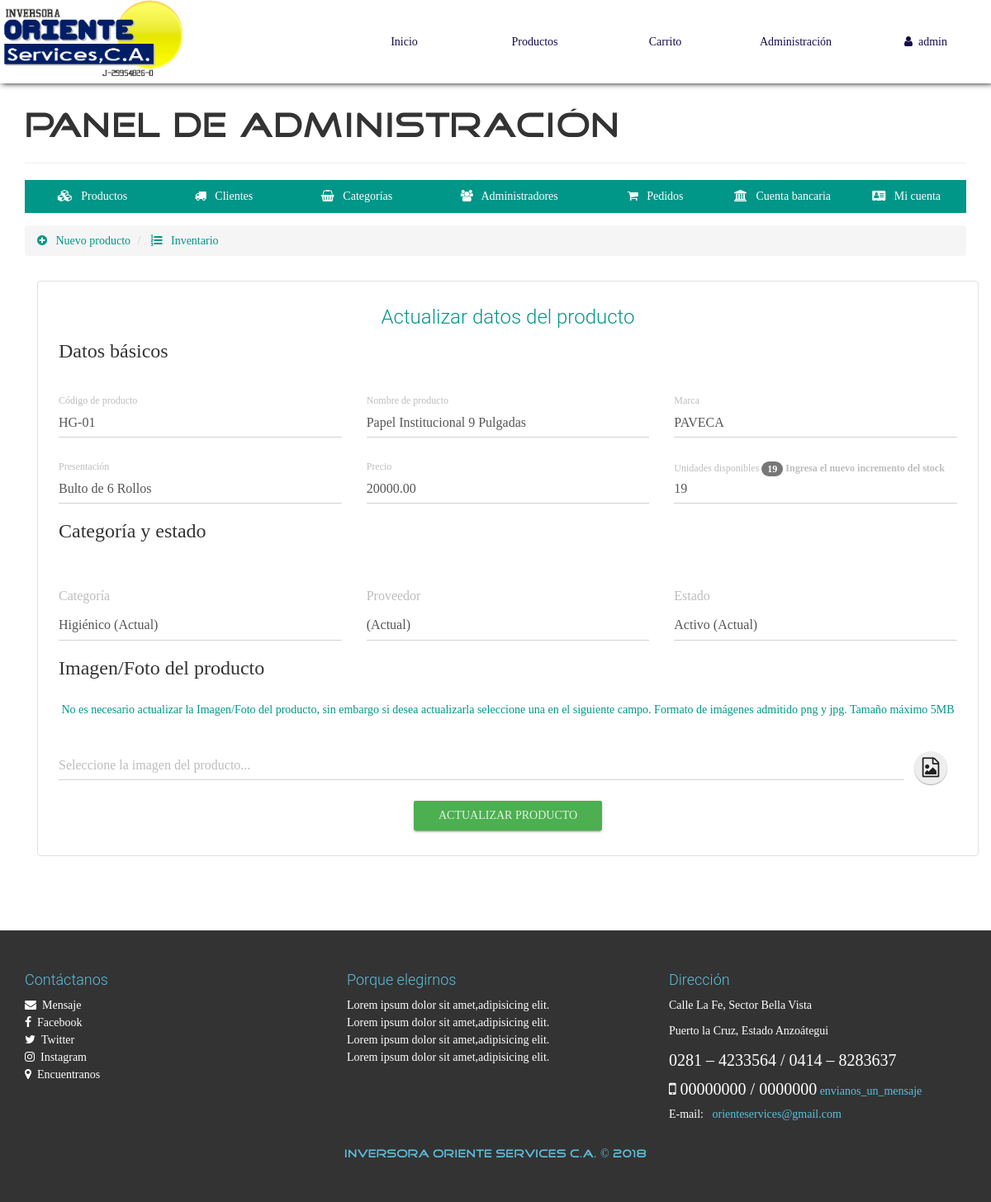
Screenshot of /configAdmin.php?view=productinfo&code=HG-01 (signed in) with the database file from the repository.
### tables this page shows
CREATE TABLE `producto` (
  `id` int(20) NOT NULL,
  `CodigoProd` varchar(30) NOT NULL,
  `NombreProd` varchar(30) NOT NULL,
  `CodigoCat` varchar(30) NOT NULL,
  `Precio` decimal(30,2) NOT NULL,
  `Descuento` int(2) NOT NULL,
  `Presentación` varchar(30) NOT NULL,
  `Marca` varchar(30) NOT NULL,
  `Stock` int(20) NOT NULL,
  `RIFProveedor` varchar(30) NOT NULL,
  `Imagen` varchar(150) NOT NULL,
  `Nombre` varchar(30) NOT NULL,
  `Estado` varchar(15) NOT NULL
);

### library/consulSQL.php (called while the page is built, shortened)
<?php
class ejecutarSQL {
    public static function conectar(){
        if(!$con=  mysqli_connect(SERVER,USER,PASS,BD)){
            echo "Error en el servidor, verifique sus datos";
        }
        mysqli_set_charset($con, "utf8");
        return $con;
    }
    public static function consultar($query) {
        if (!$consul = mysqli_query(ejecutarSQL::conectar(), $query)) {
            echo 'Error en la consulta SQL ejecutada';
        }
        return $consul;
    }
}

### admin/productinfo-view.php (the view, shortened to what this page needs)
<ul class="breadcrumb" style="margin-bottom: 5px;">
    <li>
        <a href="configAdmin.php?view=product">
            <i class="fa fa-plus-circle" aria-hidden="true"></i> &nbsp; Nuevo producto
        </a>
    </li>
    <li>
        <a href="configAdmin.php?view=productlist"><i class="fa fa-list-ol" aria-hidden="true"></i> &nbsp; Inventario</a>
    </li>
</ul>
<div class="container">
	<div class="row">
        <div class="col-xs-12">
            <div class="container-form-admin">
                <h3 class="text-primary text-center">Actualizar datos del producto</h3>
                <?php
                	$code=$_GET['code'];
                	$producto=ejecutarSQL::consultar("SELECT * FROM producto WHERE CodigoProd='$code'");
                	$prod=mysqli_fetch_array($producto, MYSQLI_ASSOC);
                ?>
                <form action="./process/updateProduct.php" method="POST" enctype="multipart/form-data" class="FormCatElec" data-form="update">
                    <div class="container-fluid">
                        <div class="row">
                            <div class="col-xs-12">
                                <legend>Datos básicos</legend>
                            </div>
                            <div class="col-xs-12 col-sm-6 col-md-4">
                              <div class="form-group label-floating">
                                <label class="control-label">Código de producto</label>
                                <input type="text" class="form-control" value="<?php echo $prod['CodigoProd']; ?>" required maxlength="30" readonly name="prod-codigo">
                              </div>
                            </div>
                            <div class="col-xs-12 col-sm-6 col-md-4">
                              <div class="form-group label-floating">
                                <label class="control-label">Nombre de producto</label>
                                <input type="text" class="form-control" value="<?php echo $prod['NombreProd']; ?>" required maxlength="30" name="prod-name">
                              </div>
                            </div>
                            <div class="col-xs-12 col-sm-6 col-md-4">
                              <div class="form-group label-floating">
                                <label class="control-label">Marca</label>
                                <input type="text" class="form-control" value="<?php echo $prod['Marca']; ?>" required name="prod-marca">
                              </div>
                            </div>
                            <div class="col-xs-12 col-sm-6 col-md-4">
                              <div class="form-group label-floating">
                                <label class="control-label">Presentación</label>
                                <input type="text" class="form-control" value="<?php echo $prod['Presentación']; ?>" required name="prod-model">
                              </div>
                            </div>
                            <div class="col-xs-12 col-sm-6 col-md-4">
                              <div class="form-group label-floating">
                                <label class="control-label">Precio</label>
                                    <input type="text"
                                            class="form-control"
                                            value="<?php echo $prod['Precio']; ?>"
                                            required maxlength="20" pattern="[0-9.]{1,20}"
                                            name="prod-price"
                                            <?php if($_SESSION['Nivel'] != 1){ echo "readonly"; }?> />
                              </div>
                            </div>
                            <div class="col-xs-12 col-sm-6 col-md-4">
                              <div class="form-group label-floating">
                                <label class="control-label"></b> Unidades disponibles <span class="badge"><?php echo $prod['Stock']; ?></span> <b>Ingresa el nuevo incremento del stock</b></label>
                                <input type="text" class="form-control" value="<?php echo $prod['Stock']; ?>" required maxlength="20" pattern="[0-9]{1,20}" name="prod-stock">
                              </div>
                            </div>
                            <div class="col-xs-12">
                                <legend>Categoría y estado</legend>
                            </div>
                            <div class="col-xs-12 col-sm-6 col-md-4">
                              <div class="form-group">
                                <label>Categoría</label>
                                <select class="form-control" name="prod-categoria">
                                    <?php
                                        $categoria=ejecutarSQL::consultar("SELECT * FROM categoria");
                                        while($catec=mysqli_fetch_array($categoria, MYSQLI_ASSOC)){
                                        	if($prod['CodigoCat']==$catec['CodigoCat']){
                                            	echo '<option selected="" value="'.$catec['CodigoCat'].'">'.$catec['Nombre'].' (Actual)</option>';
                                        	}else{
                                        		echo '<option value="'.$catec['CodigoCat'].'">'.$catec['Nombre'].'</option>';
                                        	}
                                        }
                                    ?>
                                </select>
                              </div>
                            </div>
                            <div class="col-xs-12 col-sm-6 col-md-4">
                              <div class="form-group">
                                <label>Proveedor</label>
                                <select class="form-control" name="prod-codigoP">
                                    <?php
                                        $proveedor=ejecutarSQL::consultar("SELECT * FROM proveedor");
                                        while($prov=mysqli_fetch_array($proveedor, MYSQLI_ASSOC)){
                                        	if($prod['RIFProveedor']==$prov['RIFProveedor']){
                                        		echo '<option selected="" value="'.$prov['RIFProveedor'].'">'.$prov['NombreProveedor'].' (Actual)</option>';
                                        	}else{
                                            	echo '<option value="'.$prov['RIFProveedor'].'">'.$prov['NombreProveedor'].'</option>';
                                        	}
                                        }
                                    ?>
                                </select>
                              </div>
                            </div>
                            <div class="col-xs-12 col-sm-6 col-md-4">
                              <div class="form-group">
                                <label>Estado</label>
                                <select class="form-control" name="prod-estado">
                                	<?php
                                		if($prod['Estado']=="Activo"){
                                			echo '
                                				<option value="Activo" selected="">Activo (Actual)</option>
                                    			<option value="Desactivado">Desactivado</option>
                                			';
                                		}else{
                                			echo '
                                				<option value="Activo">Activo</option>
                                    			<option value="Desactivado" selected="">Desactivado (Actual)</option>
                                			';
                                		}
                                	?>
                                </select>
                              </div>
                            </div>
                            <div class="col-xs-12">
                                <legend>Imagen/Foto del producto</legend>
                                <p class="text-center text-primary">
                                    No es necesario actualizar la Imagen/Foto del producto, sin embargo si desea actualizarla seleccione una en el siguiente campo. Formato de imágenes admitido png y jpg. Tamaño máximo 5MB
                                </p>
                            </div>
                            <div class="col-xs-12">
                                <div class="form-group">
                                  <div class="input-group">
                                    <input type="text" readonly="" class="form-control" placeholder="Seleccione la imagen del producto...">
                                      <span class="input-group-btn input-group-sm">
                                        <button type="button" class="btn btn-fab btn-fab-mini">
                                          <i class="fa fa-file-image-o" aria-hidden="true"></i>
                                        </button>
                                      </span>
                                  </div>
                                </div>
                            </div>
                        </div>
                    </div>
                <p class="text-center"><button type="submit" class="btn btn-success btn-raised">Actualizar producto</button></p>
                </form>
            </div>
        </div>
    </div>
</div>

### css/style.css (style rules this page uses)
body { font-family: "FontFamilySPro"; line-height: 1.5; font-size: 1.4em; width: 100%; height: 100%; margin: 0px; padding: 0px; background-position: center center; background-repeat: no-repeat; background-attachment: fixed; background-size: cover; background-color: #fff; }
.container-form-admin { border: 1px solid #e0e1e1 !important; border-radius: 4px; padding: 10px; margin-top: 25px; }
#container-page-configAdmin { background-image: url(../assets/img/fondo.jpg); }

### rows the page displays
producto: prod-codigo "HG-01", prod-name "Papel Institucional 9 Pulgadas", prod-marca "PAVECA", prod-model "Bulto de 6 Rollos", prod-price "20000.00", Stock "19", prod-stock "19", prod-estado "Activo (Actual)"

### other values shown
$_SESSION['nombreAdmin'] "admin"
form field prod-categoria "Higiénico (Actual)"
